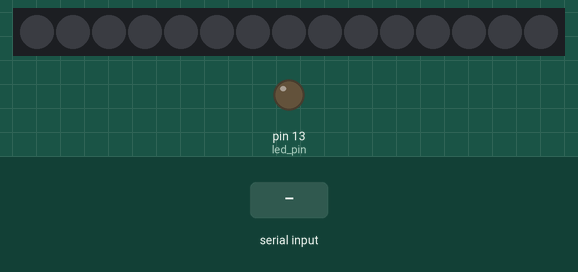
Recording of a sketch running on a simulated Arduino Uno, built with avr-gcc and run on an emulated ATmega328P. Parts: 15 RGB LEDs in strip order, left to right, output pins drawn as LEDs (lit = HIGH). Inputs (shaded band) come from the test bench.

Above: at 1.2 s.
1.3 s: "1" received over Serial
At 2.1 s:
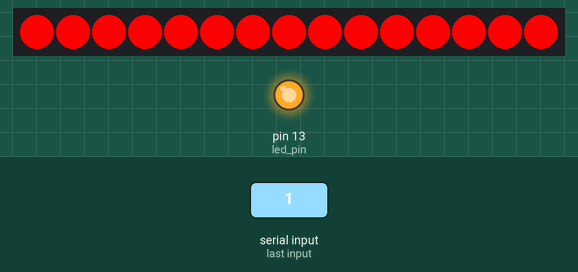
2.8 s: "0" received over Serial
At 3.3 s:
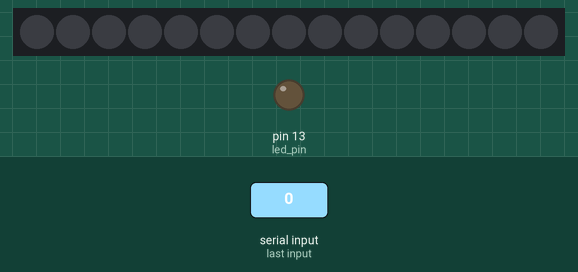
Timing chart, 0 to 5.8 s (numbered marks = the images above; inputs shaded):
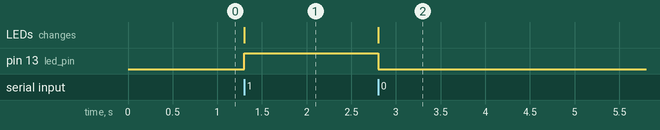

Measured:
- after the input at 1.3 s, pin 13 (led_pin): LOW → HIGH at once; the LEDs: change at once (image 1)
- after the input at 2.8 s, pin 13 (led_pin): HIGH → LOW at once; the LEDs: change at once (image 2)

The sketch:

sub.ino
```cpp
#include <FastLED.h>
#define led_pin 13
int s;

#define NUM_LEDS 15
#define DATA_PIN 7
#define CLOCK_PIN 15

CRGB leds[NUM_LEDS];

void setup() {
  Serial.begin(9600);
  pinMode(led_pin, OUTPUT);
  FastLED.addLeds<NEOPIXEL, DATA_PIN>(leds, NUM_LEDS);
}

void loop() {
  while (Serial.available()){
    s = Serial.read();
  }
  if( s == '1'){
    digitalWrite(led_pin, HIGH);
    for(int i = 0; i < NUM_LEDS; i++){
      leds[i] = CRGB::Red;
    }
    FastLED.show();
    delay(500);
  }
  else if(s == '0'){
    digitalWrite(led_pin, LOW);
    for(int i = 0; i < NUM_LEDS; i++){
      leds[i] = CRGB::Black;
    }
    FastLED.show();
    delay(500);
  }
}
```
